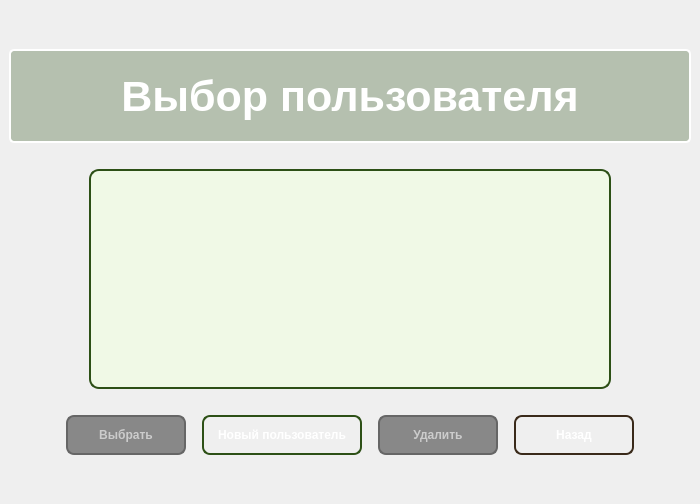
<?xml version="1.0" encoding="UTF-8"?>
<ui version="4.0">
 <class>UserSelectionWindow</class>
 <widget class="QMainWindow" name="UserSelectionWindow">
  <property name="geometry">
   <rect>
    <x>0</x>
    <y>0</y>
    <width>700</width>
    <height>504</height>
   </rect>
  </property>
  <property name="windowTitle">
   <string>Выбор пользователя</string>
  </property>
  <widget class="QWidget" name="centralWidget">
   <layout class="QVBoxLayout" name="verticalLayout">
    <item>
     <spacer name="topSpacer">
      <property name="orientation">
       <enum>Qt::Vertical</enum>
      </property>
      <property name="sizeType">
       <enum>QSizePolicy::Fixed</enum>
      </property>
      <property name="sizeHint" stdset="0">
       <size>
        <width>20</width>
        <height>40</height>
       </size>
      </property>
     </spacer>
    </item>
    <item>
     <widget class="QLabel" name="titleLabel">
      <property name="font">
       <font>
        <pointsize>32</pointsize>
        <weight>75</weight>
        <bold>true</bold>
       </font>
      </property>
      <property name="styleSheet">
       <string>QLabel {
    color: #ffffff;
    font-weight: bold;
    border: 2px solid #ffffff;
    border-radius: 5px;
    padding: 5px 15px;
    background-color: rgba(45, 80, 22, 0.3);
}</string>
      </property>
      <property name="text">
       <string>Выбор пользователя</string>
      </property>
      <property name="alignment">
       <set>Qt::AlignCenter</set>
      </property>
     </widget>
    </item>
    <item>
     <spacer name="spacerBeforeList">
      <property name="orientation">
       <enum>Qt::Vertical</enum>
      </property>
      <property name="sizeType">
       <enum>QSizePolicy::Fixed</enum>
      </property>
      <property name="sizeHint" stdset="0">
       <size>
        <width>20</width>
        <height>20</height>
       </size>
      </property>
     </spacer>
    </item>
    <item>
     <layout class="QHBoxLayout" name="listLayout">
      <item>
       <spacer name="horizontalSpacer">
        <property name="orientation">
         <enum>Qt::Horizontal</enum>
        </property>
        <property name="sizeType">
         <enum>QSizePolicy::Maximum</enum>
        </property>
        <property name="sizeHint" stdset="0">
         <size>
          <width>80</width>
          <height>20</height>
         </size>
        </property>
       </spacer>
      </item>
      <item>
       <widget class="QListWidget" name="userListWidget">
        <property name="minimumSize">
         <size>
          <width>0</width>
          <height>220</height>
         </size>
        </property>
        <property name="maximumSize">
         <size>
          <width>750</width>
          <height>220</height>
         </size>
        </property>
        <property name="styleSheet">
         <string>QListWidget {
    background-color: rgba(240, 250, 230, 0.95);
    border: 2px solid #2d5016;
    border-radius: 10px;
    padding: 5px;
    outline: none;
}
QListWidget::item {
    background-color: rgba(240, 230, 210, 0.8);
    border: none;
    border-radius: 5px;
    padding: 8px;
    margin: 2px;
    outline: none;
    font-size: 18px;
    font-weight: bold;
    min-height: 45px;
}
QListWidget::item:selected {
    background-color: qlineargradient(x1:0, y1:0, x2:0, y2:1,
        stop:0 #5a8c3a, stop:1 #2d5016);
    color: white;
    border: 1px solid #1a3009;
    outline: none;
}
QListWidget::item:selected:focus {
    background-color: qlineargradient(x1:0, y1:0, x2:0, y2:1,
        stop:0 #5a8c3a, stop:1 #2d5016);
    color: white;
    border: 2px solid #1a3009;
    outline: none;
}
QListWidget::item:hover {
    background-color: rgba(90, 140, 58, 0.3);
    outline: none;
}
QListWidget:focus {
    outline: none;
    border: 2px solid #2d5016;
}</string>
        </property>
       </widget>
      </item>
      <item>
       <spacer name="horizontalSpacer_2">
        <property name="orientation">
         <enum>Qt::Horizontal</enum>
        </property>
        <property name="sizeType">
         <enum>QSizePolicy::Maximum</enum>
        </property>
        <property name="sizeHint" stdset="0">
         <size>
          <width>80</width>
          <height>20</height>
         </size>
        </property>
       </spacer>
      </item>
     </layout>
    </item>
    <item>
     <spacer name="spacerBeforeButtons">
      <property name="orientation">
       <enum>Qt::Vertical</enum>
      </property>
      <property name="sizeType">
       <enum>QSizePolicy::Fixed</enum>
      </property>
      <property name="sizeHint" stdset="0">
       <size>
        <width>20</width>
        <height>20</height>
       </size>
      </property>
     </spacer>
    </item>
    <item>
     <layout class="QHBoxLayout" name="horizontalLayout">
      <item>
       <spacer name="leftSpacer">
        <property name="orientation">
         <enum>Qt::Horizontal</enum>
        </property>
        <property name="sizeType">
         <enum>QSizePolicy::Expanding</enum>
        </property>
        <property name="sizeHint" stdset="0">
         <size>
          <width>40</width>
          <height>20</height>
         </size>
        </property>
       </spacer>
      </item>
      <item>
       <widget class="QPushButton" name="selectButton">
        <property name="enabled">
         <bool>false</bool>
        </property>
        <property name="minimumSize">
         <size>
          <width>120</width>
          <height>40</height>
         </size>
        </property>
        <property name="styleSheet">
         <string>QPushButton {
    background: qlineargradient(x1:0, y1:0, x2:0, y2:1,
        stop:0 #4a7c2a, stop:0.5 #2d5016, stop:1 #1a3009);
    color: white;
    border: 2px solid #1a3009;
    border-radius: 8px;
    padding: 5px;
    font-weight: bold;
}
QPushButton:hover:enabled {
    background: qlineargradient(x1:0, y1:0, x2:0, y2:1,
        stop:0 #5a8c3a, stop:0.5 #3d7026, stop:1 #2d5016);
    border: 2px solid #2d5016;
}
QPushButton:pressed:enabled {
    background: qlineargradient(x1:0, y1:0, x2:0, y2:1,
        stop:0 #2d5016, stop:0.5 #1a3009, stop:1 #0f1a05);
}
QPushButton:disabled {
    background-color: #888888;
    color: #cccccc;
    border: 2px solid #666666;
}</string>
        </property>
        <property name="text">
         <string>Выбрать</string>
        </property>
       </widget>
      </item>
      <item>
       <spacer name="buttonSpacer1">
        <property name="orientation">
         <enum>Qt::Horizontal</enum>
        </property>
        <property name="sizeType">
         <enum>QSizePolicy::Fixed</enum>
        </property>
        <property name="sizeHint" stdset="0">
         <size>
          <width>10</width>
          <height>20</height>
         </size>
        </property>
       </spacer>
      </item>
      <item>
       <widget class="QPushButton" name="newUserButton">
        <property name="minimumSize">
         <size>
          <width>160</width>
          <height>40</height>
         </size>
        </property>
        <property name="styleSheet">
         <string>QPushButton {
    background: qlineargradient(x1:0, y1:0, x2:0, y2:1,
        stop:0 #6b9c4a, stop:0.5 #4a7c2a, stop:1 #2d5016);
    color: white;
    border: 2px solid #2d5016;
    border-radius: 8px;
    padding: 5px;
    font-weight: bold;
}
QPushButton:hover {
    background: qlineargradient(x1:0, y1:0, x2:0, y2:1,
        stop:0 #7bac5a, stop:0.5 #5a8c3a, stop:1 #3d7026);
    border: 2px solid #3d7026;
}
QPushButton:pressed {
    background: qlineargradient(x1:0, y1:0, x2:0, y2:1,
        stop:0 #4a7c2a, stop:0.5 #2d5016, stop:1 #1a3009);
}</string>
        </property>
        <property name="text">
         <string>Новый пользователь</string>
        </property>
       </widget>
      </item>
      <item>
       <spacer name="buttonSpacer2">
        <property name="orientation">
         <enum>Qt::Horizontal</enum>
        </property>
        <property name="sizeType">
         <enum>QSizePolicy::Fixed</enum>
        </property>
        <property name="sizeHint" stdset="0">
         <size>
          <width>10</width>
          <height>20</height>
         </size>
        </property>
       </spacer>
      </item>
      <item>
       <widget class="QPushButton" name="deleteUserButton">
        <property name="enabled">
         <bool>false</bool>
        </property>
        <property name="minimumSize">
         <size>
          <width>120</width>
          <height>40</height>
         </size>
        </property>
        <property name="styleSheet">
         <string>QPushButton {
    background: qlineargradient(x1:0, y1:0, x2:0, y2:1,
        stop:0 #8b3a3a, stop:0.5 #6b2a2a, stop:1 #4a1a1a);
    color: white;
    border: 2px solid #4a1a1a;
    border-radius: 8px;
    padding: 5px;
    font-weight: bold;
}
QPushButton:hover:enabled {
    background: qlineargradient(x1:0, y1:0, x2:0, y2:1,
        stop:0 #9b4a4a, stop:0.5 #7b3a3a, stop:1 #5a2a2a);
    border: 2px solid #5a2a2a;
}
QPushButton:pressed:enabled {
    background: qlineargradient(x1:0, y1:0, x2:0, y2:1,
        stop:0 #6b2a2a, stop:0.5 #4a1a1a, stop:1 #2a0a0a);
}
QPushButton:disabled {
    background-color: #888888;
    color: #cccccc;
    border: 2px solid #666666;
}</string>
        </property>
        <property name="text">
         <string>Удалить</string>
        </property>
       </widget>
      </item>
      <item>
       <spacer name="buttonSpacer3">
        <property name="orientation">
         <enum>Qt::Horizontal</enum>
        </property>
        <property name="sizeType">
         <enum>QSizePolicy::Fixed</enum>
        </property>
        <property name="sizeHint" stdset="0">
         <size>
          <width>10</width>
          <height>20</height>
         </size>
        </property>
       </spacer>
      </item>
      <item>
       <widget class="QPushButton" name="backButton">
        <property name="minimumSize">
         <size>
          <width>120</width>
          <height>40</height>
         </size>
        </property>
        <property name="styleSheet">
         <string>QPushButton {
    background: qlineargradient(x1:0, y1:0, x2:0, y2:1,
        stop:0 #7a6b4a, stop:0.5 #5a4a2a, stop:1 #3a2a1a);
    color: white;
    border: 2px solid #3a2a1a;
    border-radius: 8px;
    padding: 5px;
    font-weight: bold;
}
QPushButton:hover {
    background: qlineargradient(x1:0, y1:0, x2:0, y2:1,
        stop:0 #8a7b5a, stop:0.5 #6a5a3a, stop:1 #4a3a2a);
    border: 2px solid #4a3a2a;
}
QPushButton:pressed {
    background: qlineargradient(x1:0, y1:0, x2:0, y2:1,
        stop:0 #5a4a2a, stop:0.5 #3a2a1a, stop:1 #2a1a0a);
}</string>
        </property>
        <property name="text">
         <string>Назад</string>
        </property>
       </widget>
      </item>
      <item>
       <spacer name="rightSpacer">
        <property name="orientation">
         <enum>Qt::Horizontal</enum>
        </property>
        <property name="sizeType">
         <enum>QSizePolicy::Expanding</enum>
        </property>
        <property name="sizeHint" stdset="0">
         <size>
          <width>40</width>
          <height>20</height>
         </size>
        </property>
       </spacer>
      </item>
     </layout>
    </item>
    <item>
     <spacer name="bottomSpacer">
      <property name="orientation">
       <enum>Qt::Vertical</enum>
      </property>
      <property name="sizeType">
       <enum>QSizePolicy::Fixed</enum>
      </property>
      <property name="sizeHint" stdset="0">
       <size>
        <width>20</width>
        <height>40</height>
       </size>
      </property>
     </spacer>
    </item>
   </layout>
  </widget>
 </widget>
 <resources/>
 <connections/>
</ui>
